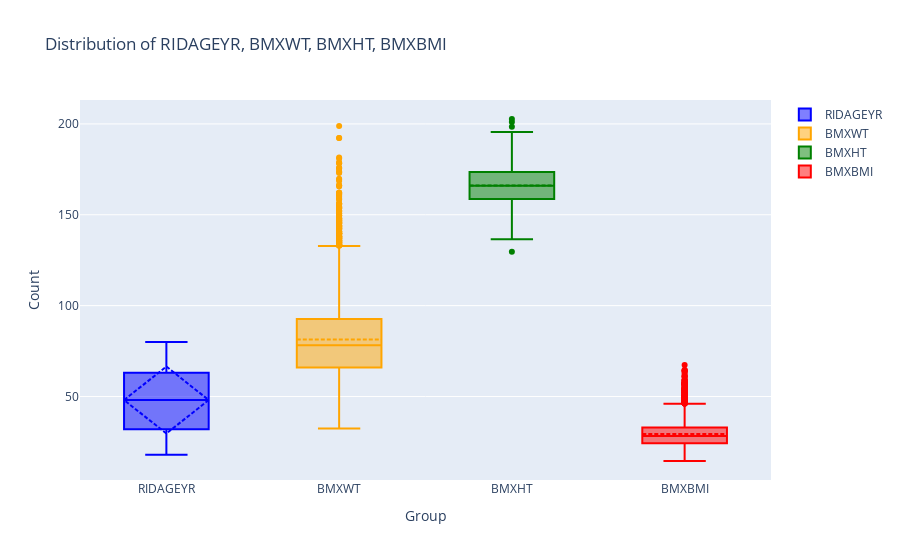

Notebook cell for this chart:
### Markdown cell above
We can create a boxplot using the plotly library, which can display additional information when hovering over it. Note how by stating `boxmean = "sd"` we get the mean and also the standard deviation for that specific variable.

### Code cell
# Extracting list of objects
da_RIDAGEYR = da["RIDAGEYR"].values.tolist()
da_BMXWT = da["BMXWT"].values.tolist()
da_BMXHT = da["BMXHT"].values.tolist()
da_BMXBMI = da["BMXBMI"].values.tolist()

# Creating a boxplot in Matplotlib for the variables RIDAGEYR, BMXWT, BMXHT, BMXBMI
dataset_box = go.Figure()

dataset_box.add_trace(go.Box(
    y=da_RIDAGEYR,
    name="RIDAGEYR",
    marker_color="blue",
    boxmean="sd"
))

dataset_box.add_trace(go.Box(
    y=da_BMXWT,
    name="BMXWT",
    marker_color="orange",
    boxmean=True
))

dataset_box.add_trace(go.Box(
    y=da_BMXHT,
    name="BMXHT",
    marker_color="green",
    boxmean=True
))

dataset_box.add_trace(go.Box(
    y=da_BMXBMI,
    name="BMXBMI",
    marker_color="red",
    boxmean=True
))

dataset_box.update_layout(title='Distribution of RIDAGEYR, BMXWT, BMXHT, BMXBMI',
                             xaxis={'title':'Group'},
                             yaxis={'title':'Count'})

dataset_box.show()

### Figure 1 — Plotly figure (JSON) as saved in the notebook; plotly's stock layout.template omitted (floating-point values rounded to 4 significant figures; data arrays with more than 128 entries replaced by an {"elided": "..."} marker saying what was removed)
{"data": [{"boxmean": "sd", "marker": {"color": "blue"}, "name": "RIDAGEYR", "type": "box", "y": {"elided": "5735 int values"}}, {"boxmean": true, "marker": {"color": "orange"}, "name": "BMXWT", "type": "box", "y": {"elided": "5735 float values"}}, {"boxmean": true, "marker": {"color": "green"}, "name": "BMXHT", "type": "box", "y": {"elided": "5735 float values"}}, {"boxmean": true, "marker": {"color": "red"}, "name": "BMXBMI", "type": "box", "y": {"elided": "5735 float values"}}], "layout": {"title": {"text": "Distribution of RIDAGEYR, BMXWT, BMXHT, BMXBMI"}, "xaxis": {"title": {"text": "Group"}}, "yaxis": {"title": {"text": "Count"}}}}
